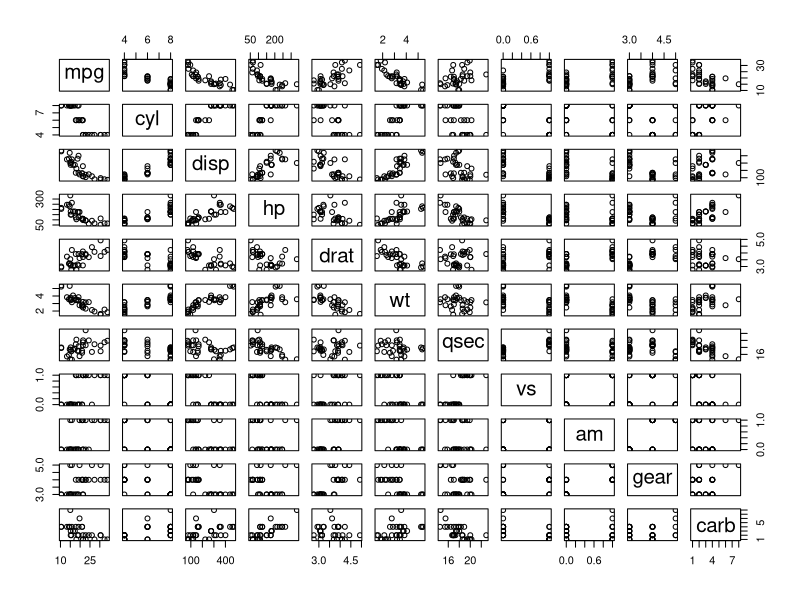
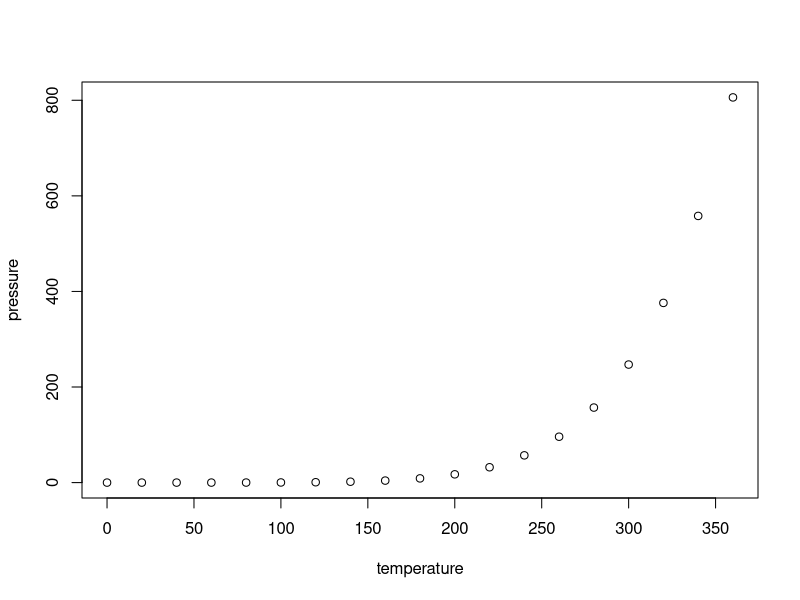
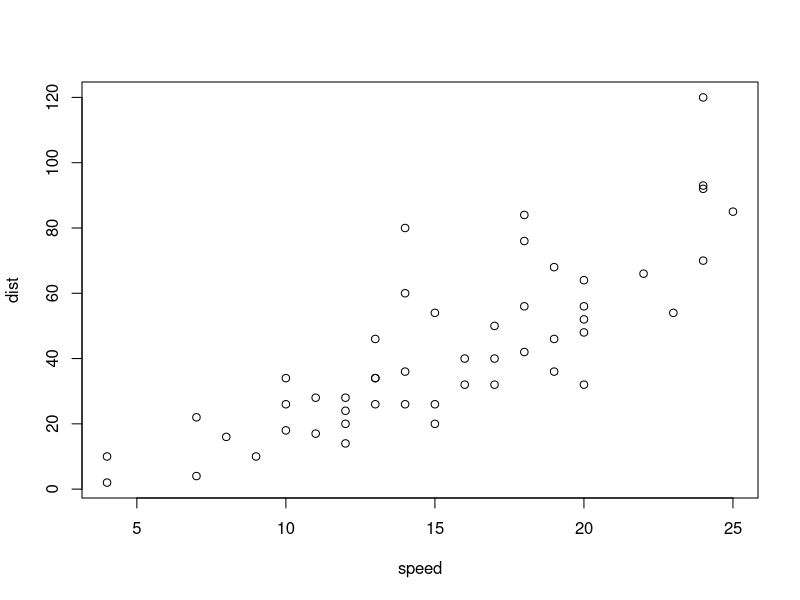
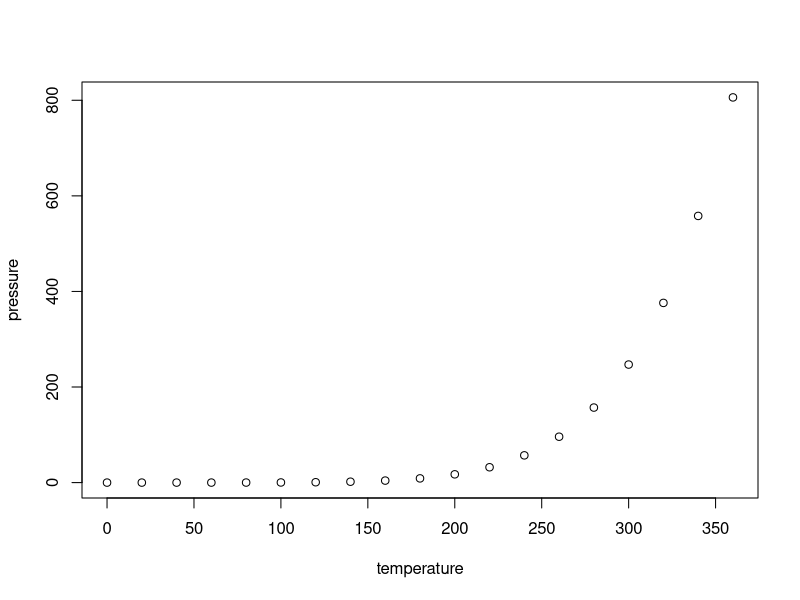
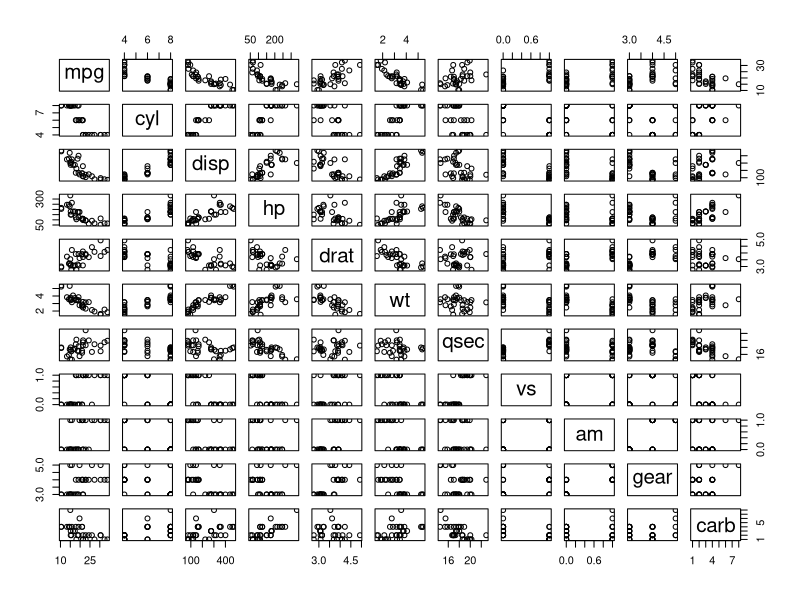
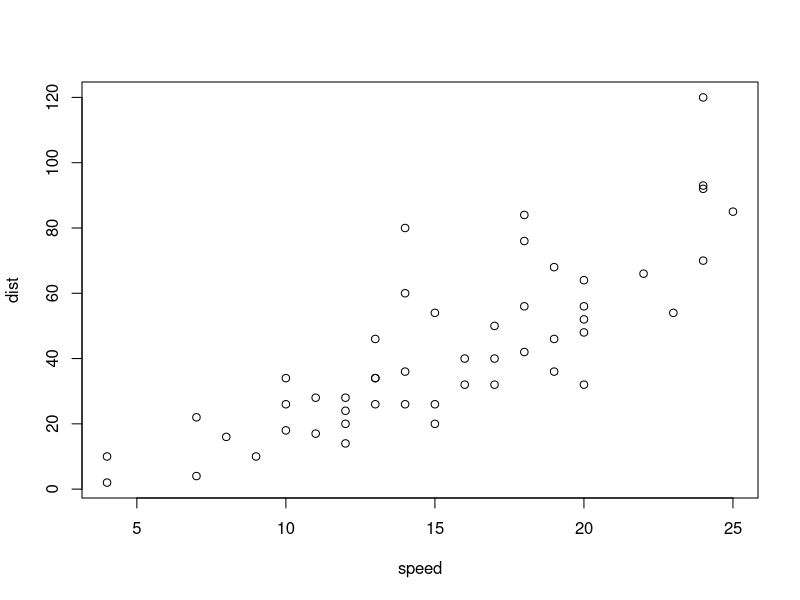

Write R code to recreate these figures, in order.
## ----eval=FALSE,echo=TRUE-----------------------------------------------------
#  r2resize::add.resizer(
#    theme.color = "black",
#    position = "top",
#    font.size = "12px",
#    font.color = "gray",
#    tables = TRUE,
#    images = TRUE,
#    line.color = "orange",
#    line.width = 350
#  )

## ----pressure1, echo=FALSE----------------------------------------------------

plot(mtcars)



## ----pressure2, echo=FALSE----------------------------------------------------

plot(pressure)

plot(cars)


## ----pressure3, echo=FALSE----------------------------------------------------

plot(pressure)

plot(mtcars)

plot(cars)


